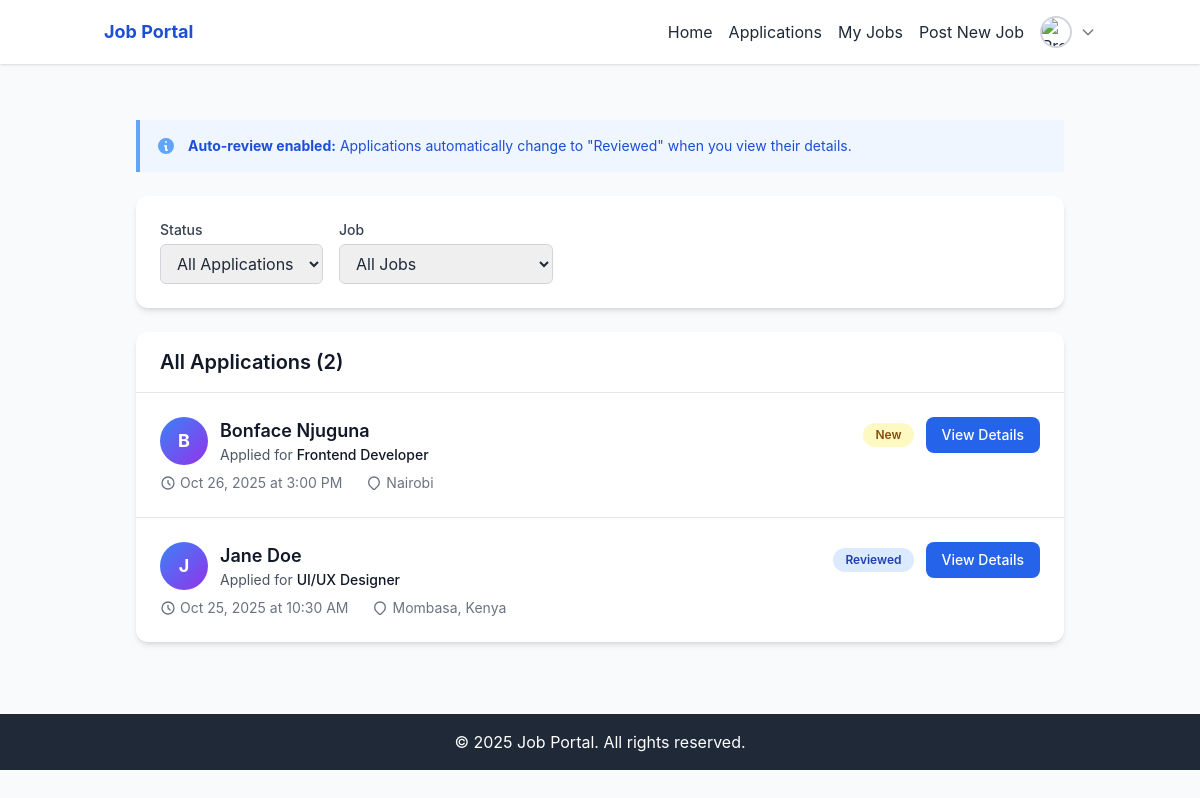
/applications/applications.php (signed in), run on an earlier commit of the app's database.
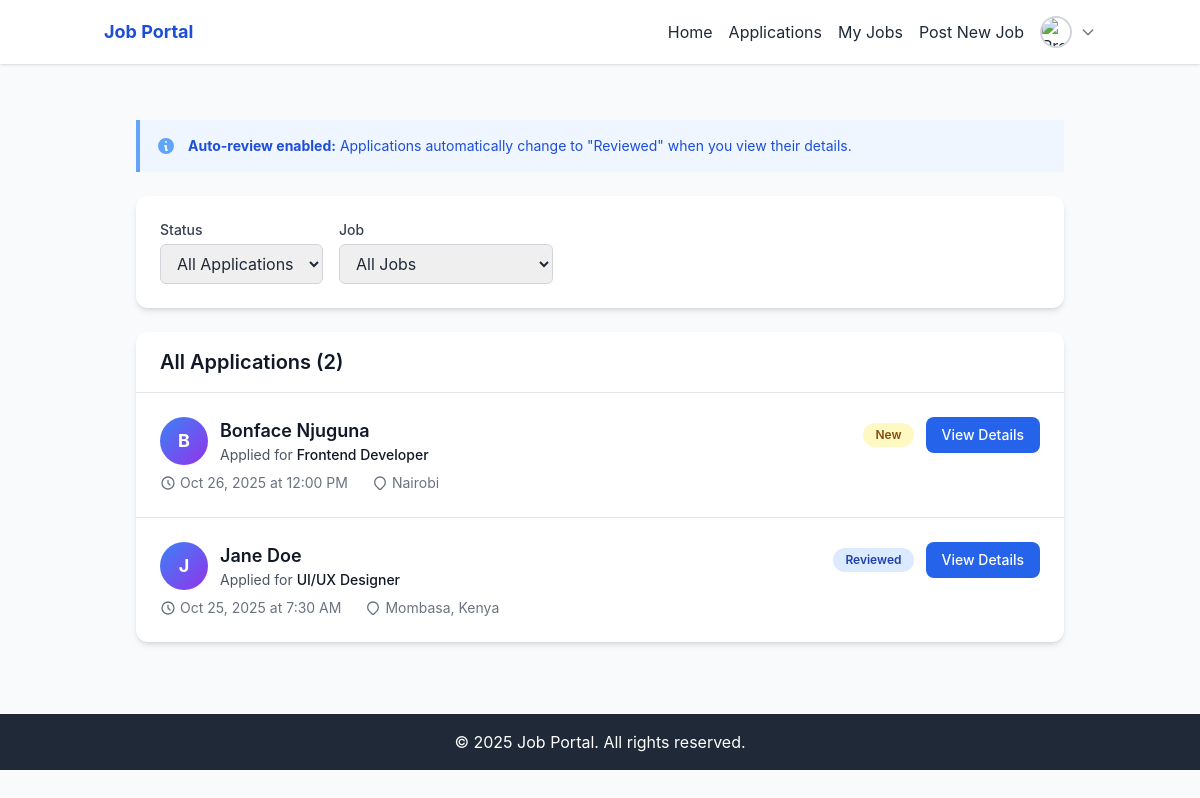
And on a later commit of the database.
### tables this page shows
CREATE TABLE `applications` (
  `uuid` char(36) NOT NULL,
  `job_uuid` char(36) NOT NULL,
  `job_seeker_uuid` char(36) NOT NULL,
  `cover_letter` text DEFAULT NULL,
  `resume_file` varchar(255) DEFAULT NULL,
  `status` enum('pending','reviewed') DEFAULT 'pending',
  `applied_at` timestamp NOT NULL DEFAULT current_timestamp(),
  `reviewed_at` timestamp NULL DEFAULT NULL
);

CREATE TABLE `job_seekers` (
  `uuid` char(36) NOT NULL,
  `user_uuid` char(36) NOT NULL,
  `fullName` varchar(100) DEFAULT NULL,
  `phone` varchar(20) DEFAULT NULL,
  `gender` enum('male','female','other') DEFAULT NULL,
  `dob` date DEFAULT NULL,
  `location` varchar(255) DEFAULT NULL,
  `bio` text DEFAULT NULL,
  `professional_title` varchar(100) DEFAULT NULL,
  `skills` text DEFAULT NULL,
  `education` text DEFAULT NULL,
  `resume_file` varchar(255) DEFAULT NULL,
  `profile_completed` tinyint(1) DEFAULT 0,
  `created_at` timestamp NOT NULL DEFAULT current_timestamp(),
  `updated_at` timestamp NOT NULL DEFAULT current_timestamp() ON UPDATE current_timestamp()
);

CREATE TABLE `job_posts` (
  `uuid` char(36) NOT NULL,
  `employer_uuid` char(36) NOT NULL,
  `title` varchar(150) NOT NULL,
  `job_level` varchar(100) DEFAULT NULL,
  `job_description` text NOT NULL,
  `job_type` varchar(100) DEFAULT NULL,
  `industry` varchar(100) DEFAULT NULL,
  `location` varchar(255) DEFAULT NULL,
  `salary_range` varchar(100) DEFAULT NULL,
  `additional_information` text DEFAULT NULL,
  `requirements_qualifications` text DEFAULT NULL,
  `status` enum('open','closed') DEFAULT 'open',
  `application_deadline` date DEFAULT NULL,
  `created_at` timestamp NOT NULL DEFAULT current_timestamp(),
  `updated_at` timestamp NOT NULL DEFAULT current_timestamp() ON UPDATE current_timestamp()
);

### models/User.php (called while the page is built, shortened)
<?php
class User {
    private $conn;
    public function __construct($db) {
        $this->conn = $db;
    }
public function getUserProfile($userId) {
  $roleStmt = $this->conn->prepare("SELECT role FROM users WHERE uuid = ?");
  $roleStmt->bind_param("s", $userId);
  $roleStmt->execute();
  $roleResult = $roleStmt->get_result();
  $roleData = $roleResult->fetch_assoc();
  $role = $roleData['role'];
  if ($role === 'jobseeker') {
    $sql = "
      SELECT
        u.uuid,
        u.email,
        u.profile_picture,
        u.role,
        u.is_verified,
        u.created_at,
        js.uuid as jobseeker_uuid,
        js.fullName,
        js.phone,
        js.gender,
        js.dob,
        js.location,
        js.bio,
        js.professional_title,
        js.skills,
        js.education,
        js.resume_file,
        js.profile_completed
      FROM users u
      LEFT JOIN job_seekers js ON u.uuid = js.user_uuid
      WHERE u.uuid = ?
    ";
  } elseif ($role === 'employer') {
    $sql = "
      SELECT
        u.uuid,
        u.email,
        u.profile_picture,
        u.role,
        u.is_verified,
        u.created_at,
        e.uuid as employer_uuid,
        e.company_name,
        e.contact_number,
        e.location,
        e.industry,
        e.website,
        e.company_logo,
        e.about_company
      FROM users u
      LEFT JOIN employers e ON u.uuid = e.user_uuid
      WHERE u.uuid = ?
    ";
  } else {
    $sql = "SELECT * FROM users WHERE uuid = ?";
  }
  $stmt = $this->conn->prepare($sql);
  $stmt->bind_param("s", $userId);
  $stmt->execute();
  $result = $stmt->get_result();
  $profile = $result->fetch_assoc();
  return $profile;
}
}
?>

### controllers/JobController.php (called while the page is built, shortened)
<?php
require_once __DIR__ . '/../models/User.php';
class JobController {
    public function __construct($conn) {
        $this->user = new User($conn);
    }
}
?>

### helpers/session.php (called while the page is built, shortened)
<?php
function getUserId() {
  return $_SESSION['user_id'] ?? null;
}
?>

### controllers/ApplicationController.php (called while the page is built, shortened)
<?php
require_once __DIR__ . '/../models/User.php';
class ApplicationController {
    private $conn;
    public function __construct($conn) {
        $this->conn = $conn;
    }
    public function getEmployerApplications($employerUuid) {
        $stmt = $this->conn->prepare("
            SELECT a.*, jp.title as job_title, jp.uuid as job_uuid, js.phone, js.location, js.professional_title, js.fullName
            FROM applications a
            JOIN job_posts jp ON a.job_uuid = jp.uuid
            JOIN job_seekers js ON a.job_seeker_uuid = js.uuid
            WHERE jp.employer_uuid = ?
            ORDER BY a.applied_at DESC
        ");
        $stmt->bind_param("s", $employerUuid);
        $stmt->execute();
        return $stmt->get_result()->fetch_all(MYSQLI_ASSOC);
    }
}

### public/applications/applications.php (the view, shortened to what the changed rows need)
<?php
require_once __DIR__ . '/../../helpers/session.php';
require_once __DIR__ . '/../../config/db.php';
require_once __DIR__ . '/../../controllers/JobController.php';
require_once __DIR__ . '/../../controllers/ApplicationController.php';
$jobController = new JobController($conn);
$applicationController = new ApplicationController($conn);
$userId = getUserId();
$employer = $jobController->user->getUserProfile($userId);
$employerUuid = $employer['employer_uuid'] ?? null;
$allApplications = [];
if ($employerUuid) {
    $allApplications = $applicationController->getEmployerApplications($employerUuid);
}
include __DIR__ . '/../../includes/employer-header.php';
?>
<div class="max-w-7xl mx-auto px-4 sm:px-6 lg:px-8 py-4">
    <?php if (empty($allApplications)): ?>
    <div class="bg-white rounded-xl shadow-md p-6 md:p-12 text-center mobile-p-4">
        <svg class="w-12 h-12 md:w-16 md:h-16 text-gray-300 mx-auto mb-4" fill="none" stroke="currentColor"
            viewBox="0 0 24 24">
            <path stroke-linecap="round" stroke-linejoin="round" stroke-width="2"
                d="M9 12h6m-6 4h6m2 5H7a2 2 0 01-2-2V5a2 2 0 012-2h5.586a1 1 0 01.707.293l5.414 5.414a1 1 0 01.293.707V19a2 2 0 01-2 2z" />
        </svg>
        <h3 class="text-lg md:text-xl font-medium text-gray-900 mb-2">No applications yet</h3>
        <p class="text-sm md:text-base text-gray-500 mb-4 md:mb-6">Applications will appear here once candidates apply
            to your jobs</p>
        <a href="../jobs/post-job.php"
            class="bg-blue-600 text-white px-4 py-2 md:px-6 md:py-2 rounded hover:bg-blue-700 transition mobile-btn-full">
            Post a Job
        </a>
    </div>
    <?php else: ?>
    <div class="bg-white rounded-xl shadow-md overflow-hidden">
        <div class="px-4 py-3 md:px-6 md:py-4 border-b border-gray-200">
            <h2 class="text-lg md:text-xl font-semibold text-gray-900">
                All Applications (<?php echo count($allApplications); ?>)
            </h2>
        </div>
        <div class="divide-y divide-gray-200">
            <?php foreach ($allApplications as $app): ?>
            <div class="p-4 md:p-6 hover:bg-gray-50 transition-colors application-card mobile-p-4"
                data-status="<?php echo $app['status']; ?>" data-job="<?php echo $app['job_uuid']; ?>">
                <div class="flex flex-col md:flex-row md:justify-between md:items-start gap-4">
                    <div class="flex-1">
                        <div class="flex items-center gap-3 mb-2">
                            <div
                                class="w-10 h-10 md:w-12 md:h-12 bg-gradient-to-br from-blue-500 to-purple-600 rounded-full flex items-center justify-center text-white font-bold text-sm md:text-lg">
                                <?php echo strtoupper(substr($app['fullName'] ?? 'U', 0, 1)); ?>
                            </div>
                            <div class="min-w-0 flex-1">
                                <h3 class="text-base md:text-lg font-semibold text-gray-900 truncate">
                                    <?php echo htmlspecialchars($app['fullName'] ?? 'Unknown Applicant'); ?>
                                </h3>
                                <p class="text-xs md:text-sm text-gray-600 truncate">
                                    Applied for <span
                                        class="font-medium text-gray-900"><?php echo htmlspecialchars($app['job_title']); ?></span>
                                </p>
                            </div>
                        </div>
                        <div
                            class="flex flex-col md:flex-row md:items-center gap-2 md:gap-6 text-xs md:text-sm text-gray-500 ml-0 md:ml-15">
                            <span class="flex items-center gap-1">
                                <svg class="w-3 h-3 md:w-4 md:h-4" fill="none" stroke="currentColor"
                                    viewBox="0 0 24 24">
                                    <path stroke-linecap="round" stroke-linejoin="round" stroke-width="2"
                                        d="M12 8v4l3 3m6-3a9 9 0 11-18 0 9 9 0 0118 0z" />
                                </svg>
                                <?php echo date('M j, Y \a\t g:i A', strtotime($app['applied_at'])); ?>
                            </span>
                            <?php if (!empty($app['location'])): ?>
                            <span class="flex items-center gap-1">
                                <svg class="w-3 h-3 md:w-4 md:h-4" fill="none" stroke="currentColor"
                                    viewBox="0 0 24 24">
                                    <path stroke-linecap="round" stroke-linejoin="round" stroke-width="2"
                                        d="M17.657 16.657L13.414 20.9a1.998 1.998 0 01-2.827 0l-4.244-4.243a8 8 0 1111.314 0z" />
                                </svg>
                                <span class="truncate"><?php echo htmlspecialchars($app['location']); ?></span>
                            </span>
                            <?php endif; ?>
                        </div>
                    </div>
                    <div class="flex flex-col md:flex-row md:items-center gap-2 md:gap-3 mobile-btn-stack">
                        <?php
                        $statusColors = [
                            'pending' => 'bg-yellow-100 text-yellow-800',
                            'reviewed' => 'bg-blue-100 text-blue-800',
                            'accepted' => 'bg-green-100 text-green-800',
                            'rejected' => 'bg-red-100 text-red-800'
                        ];
                        $statusColor = $statusColors[$app['status']] ?? 'bg-gray-100 text-gray-800';
                        $statusLabels = [
                            'pending' => 'New',
                            'reviewed' => 'Reviewed',
                            'accepted' => 'Accepted',
                            'rejected' => 'Rejected'
                        ];
                        $statusLabel = $statusLabels[$app['status']] ?? ucfirst($app['status']);
                        ?>
                        <span
                            class="px-2 py-1 md:px-3 md:py-1 rounded-full text-xs font-semibold <?php echo $statusColor; ?> self-start md:self-center">
                            <?php echo $statusLabel; ?>
                        </span>
                        <a href="application-details.php?id=<?php echo $app['uuid']; ?>"
                            class="px-3 py-2 md:px-4 md:py-2 bg-blue-600 text-white rounded-lg hover:bg-blue-700 transition-colors text-xs md:text-sm font-medium text-center mobile-btn-full">
                            View Details
                        </a>
                    </div>
                </div>
            </div>
            <?php endforeach; ?>
        </div>
    </div>
    <?php endif; ?>
</div>
<?php include __DIR__ . '/../../includes/footer.php'; ?>

What changed in the data, as far as the page shows it:
changed applications "New": applied_at "Oct 26, 2025 at 3:00 PM" → "Oct 26, 2025 at 12:00 PM"
changed applications "Reviewed": applied_at "Oct 25, 2025 at 10:30 AM" → "Oct 25, 2025 at 7:30 AM"
